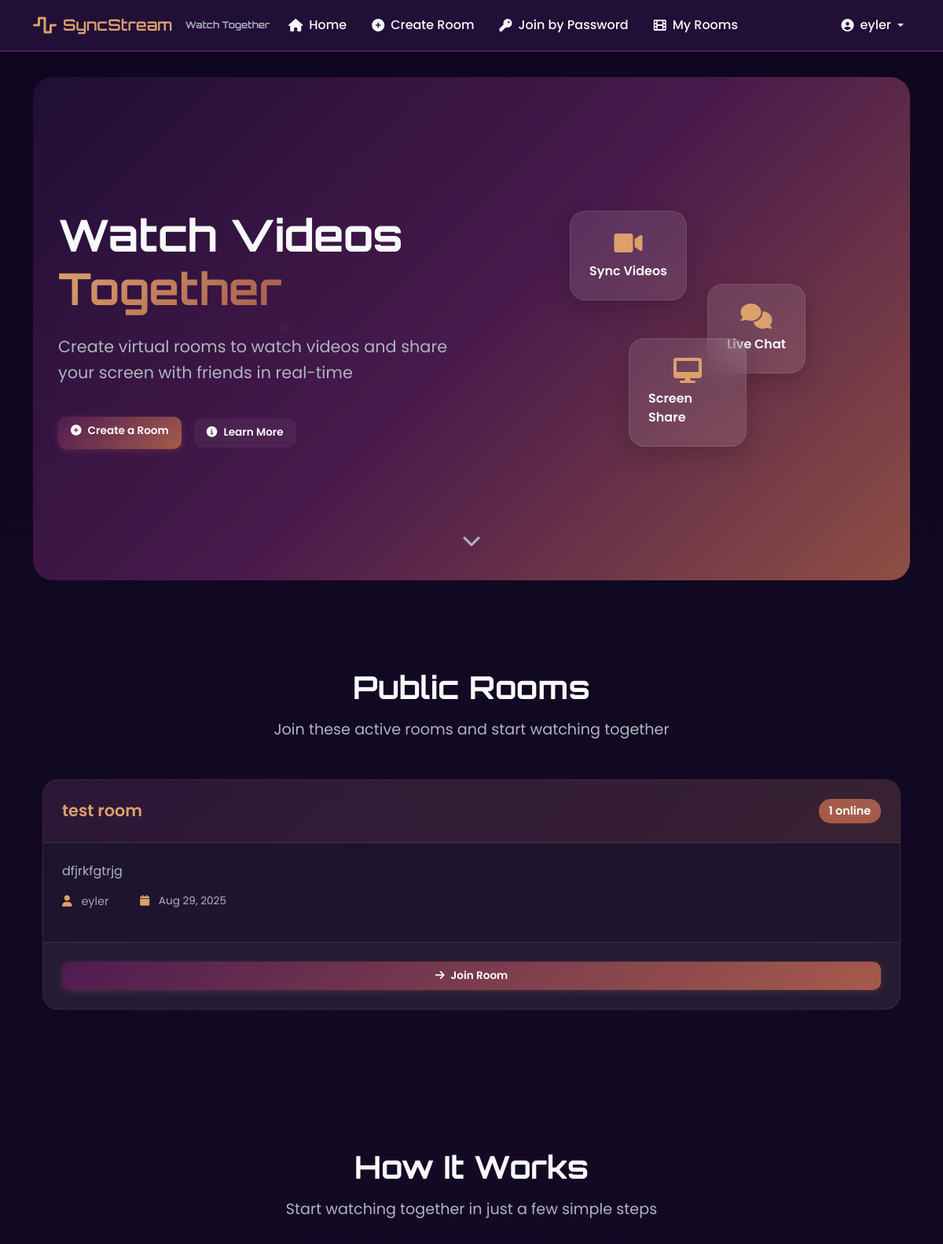
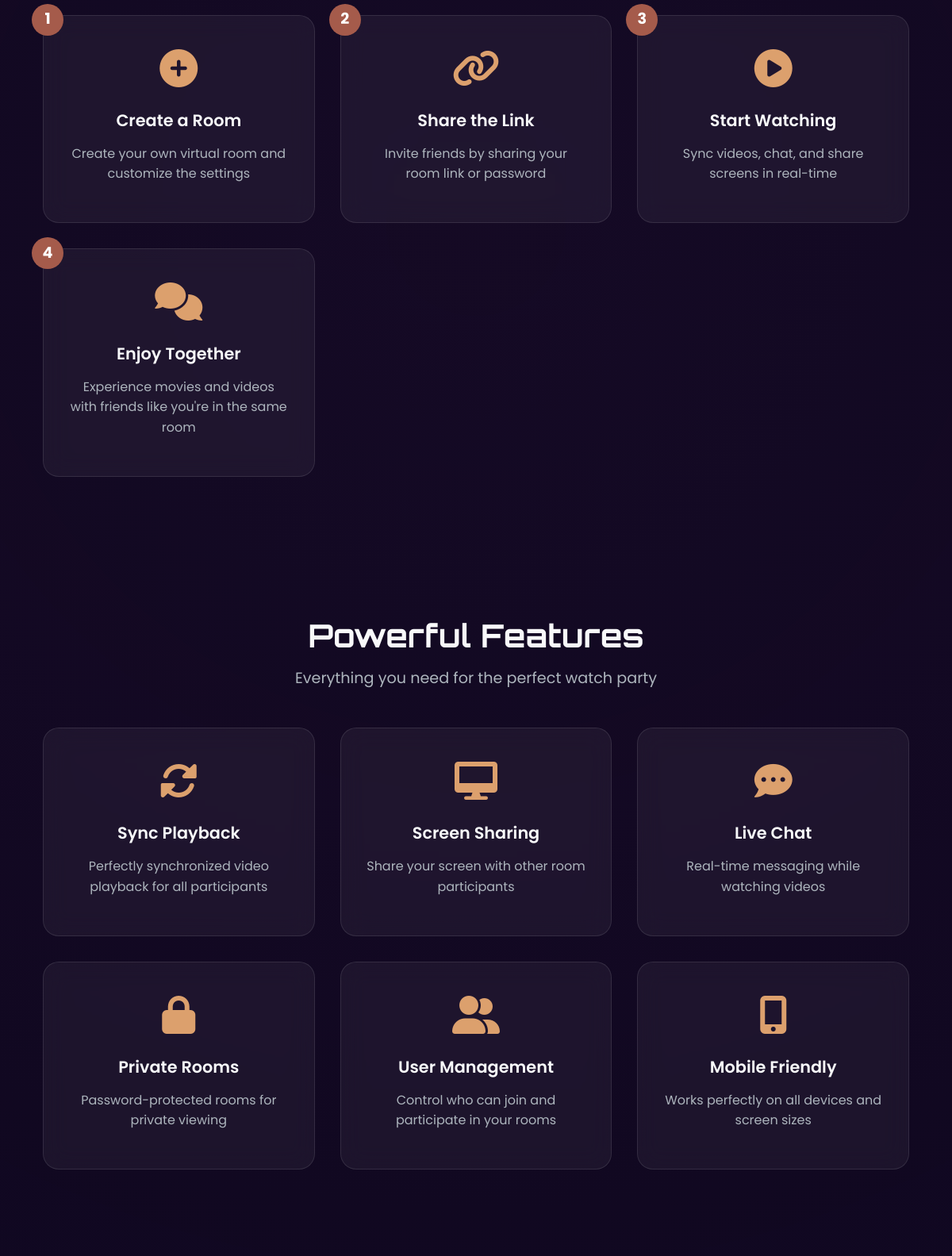
Screenshot of / (signed in, upper part) with the database file from the repository (2 pictures, top to bottom).
### users/models.py (models this page shows, shortened)
class CustomUser(AbstractUser):
    profile_picture = models.ImageField(upload_to='profile_pics/', blank=True, null=True)
    bio = models.TextField(max_length=500, blank=True)
    last_activity = models.DateTimeField(default=timezone.now)
    is_online = models.BooleanField(default=False)

### rooms/models.py (models this page shows, shortened)
class Room(models.Model):
    id = models.UUIDField(primary_key=True, default=uuid.uuid4, editable=False)
    name = models.CharField(max_length=100)
    description = models.TextField(blank=True)
    creator = models.ForeignKey(settings.AUTH_USER_MODEL, on_delete=models.CASCADE, related_name='created_rooms')
    created_at = models.DateTimeField(auto_now_add=True)
    is_private = models.BooleanField(default=False)
    password = models.CharField(max_length=128, blank=True, null=True)
    max_users = models.PositiveIntegerField(default=10)
    is_active = models.BooleanField(default=True)
    is_locked = models.BooleanField(default=False)
    allow_screen_share = models.BooleanField(default=True)
    allow_chat = models.BooleanField(default=True)
    current_video_url = models.URLField(blank=True, null=True)
    video_state = models.CharField(max_length=20, default='paused')
    video_timestamp = models.FloatField(default=0)
    last_video_update = models.DateTimeField(blank=True, null=True)
    deleted_at = models.DateTimeField(blank=True, null=True)

### rooms/views.py (the view)
# urls.py: path('', room_views.home, name='home'),
def home(request):
    rooms = Room.objects.filter(is_active=True, is_private=False)
    return render(request, 'rooms/home.html', {'rooms': rooms})

### templates/rooms/home.html (shortened to what this page needs)
{% extends 'base.html' %}
{% block content %}
<section class="hero-section">
    <div class="hero-content">
        <div class="hero-text">
            <h1 class="hero-title">Watch Videos <span class="gradient-text">Together</span></h1>
            <p class="hero-subtitle">Create virtual rooms to watch videos and share your screen with friends in real-time</p>
            <div class="hero-buttons">
                {% if user.is_authenticated %}
                    <a href="{% url 'rooms:create_room' %}" class="btn btn-primary hero-btn">
                        <i class="fas fa-plus-circle me-2"></i>Create a Room
                    </a>
                {% else %}
                    <a href="{% url 'signup' %}" class="btn btn-primary hero-btn">
                        <i class="fas fa-rocket me-2"></i>Get Started
                    </a>
                {% endif %}
                <a href="#how-it-works" class="btn btn-outline-secondary hero-btn">
                    <i class="fas fa-info-circle me-2"></i>Learn More
                </a>
            </div>
        </div>
        <div class="hero-visual">
            <div class="floating-cards">
                <div class="floating-card card-1">
                    <i class="fas fa-video"></i>
                    <span>Sync Videos</span>
                </div>
                <div class="floating-card card-2">
                    <i class="fas fa-comments"></i>
                    <span>Live Chat</span>
                </div>
                <div class="floating-card card-3">
                    <i class="fas fa-desktop"></i>
                    <span>Screen Share</span>
                </div>
            </div>
        </div>
    </div>
    <div class="hero-scroll">
        <i class="fas fa-chevron-down"></i>
    </div>
</section>
<section class="rooms-section">
    <div class="container">
        <div class="section-header">
            <h2 class="section-title">Public Rooms</h2>
            <p class="section-subtitle">Join these active rooms and start watching together</p>
        </div>
        {% if rooms %}
            <div class="rooms-grid">
                {% for room in rooms %}
                <div class="room-card">
                    <div class="room-card-header">
                        <h3 class="room-name">{{ room.name }}</h3>
                        <span class="room-badge">{{ room.participants.count }} online</span>
                    </div>
                    <div class="room-card-body">
                        <p class="room-description">{{ room.description|truncatewords:20 }}</p>
                        <div class="room-meta">
                            <div class="room-creator">
                                <i class="fas fa-user"></i>
                                {{ room.creator.username }}
                            </div>
                            <div class="room-date">
                                <i class="fas fa-calendar"></i>
                                {{ room.created_at|date:"M d, Y" }}
                            </div>
                        </div>
                    </div>
                    <div class="room-card-footer">
                        <a href="{% url 'rooms:room_detail' room.id %}" class="btn btn-primary room-join-btn">
                            <i class="fas fa-arrow-right me-2"></i>Join Room
                        </a>
                    </div>
                </div>
                {% endfor %}
            </div>
        {% endif %}
    </div>
</section>
<section id="how-it-works" class="how-it-works-section">
    <div class="container">
        <div class="section-header">
            <h2 class="section-title">How It Works</h2>
            <p class="section-subtitle">Start watching together in just a few simple steps</p>
        </div>
        <div class="steps-grid">
            <div class="step-item">
                <div class="step-number">1</div>
                <div class="step-icon">
                    <i class="fas fa-plus-circle"></i>
                </div>
                <h3 class="step-title">Create a Room</h3>
                <p class="step-description">Create your own virtual room and customize the settings</p>
            </div>
            <div class="step-item">
                <div class="step-number">2</div>
                <div class="step-icon">
                    <i class="fas fa-link"></i>
                </div>
                <h3 class="step-title">Share the Link</h3>
                <p class="step-description">Invite friends by sharing your room link or password</p>
            </div>
            <div class="step-item">
                <div class="step-number">3</div>
                <div class="step-icon">
                    <i class="fas fa-play-circle"></i>
                </div>
                <h3 class="step-title">Start Watching</h3>
                <p class="step-description">Sync videos, chat, and share screens in real-time</p>
            </div>
            <div class="step-item">
                <div class="step-number">4</div>
                <div class="step-icon">
                    <i class="fas fa-comments"></i>
                </div>
                <h3 class="step-title">Enjoy Together</h3>
                <p class="step-description">Experience movies and videos with friends like you're in the same room</p>
            </div>
        </div>
    </div>
</section>
<section class="features-section">
    <div class="container">
        <div class="section-header">
            <h2 class="section-title">Powerful Features</h2>
            <p class="section-subtitle">Everything you need for the perfect watch party</p>
        </div>
        <div class="features-grid">
            <div class="feature-item">
                <div class="feature-icon">
                    <i class="fas fa-sync-alt"></i>
                </div>
                <h3>Sync Playback</h3>
                <p>Perfectly synchronized video playback for all participants</p>
            </div>
            <div class="feature-item">
                <div class="feature-icon">
                    <i class="fas fa-desktop"></i>
                </div>
                <h3>Screen Sharing</h3>
                <p>Share your screen with other room participants</p>
            </div>
            <div class="feature-item">
                <div class="feature-icon">
                    <i class="fas fa-comment-dots"></i>
                </div>
                <h3>Live Chat</h3>
                <p>Real-time messaging while watching videos</p>
            </div>
            <div class="feature-item">
                <div class="feature-icon">
                    <i class="fas fa-lock"></i>
                </div>
                <h3>Private Rooms</h3>
                <p>Password-protected rooms for private viewing</p>
            </div>
            <div class="feature-item">
                <div class="feature-icon">
                    <i class="fas fa-user-friends"></i>
                </div>
                <h3>User Management</h3>
                <p>Control who can join and participate in your rooms</p>
            </div>
            <div class="feature-item">
                <div class="feature-icon">
                    <i class="fas fa-mobile-alt"></i>
                </div>
                <h3>Mobile Friendly</h3>
                <p>Works perfectly on all devices and screen sizes</p>
            </div>
        </div>
    </div>
</section>
{% endblock %}

### templates/base.html (shortened to what this page needs)
<!DOCTYPE html>
<html lang="en">
<head>
    <link href="https://cdn.jsdelivr.net/npm/bootstrap@5.3.3/dist/css/bootstrap.min.css" rel="stylesheet">
    <link href="https://cdnjs.cloudflare.com/ajax/libs/font-awesome/6.0.0/css/all.min.css" rel="stylesheet">
    {% load static %}
    <link href="{% static 'css/style.css' %}" rel="stylesheet">
</head>
<body class="dark-theme">
    <div class="animated-bg"></div>
    <nav class="navbar navbar-expand-lg navbar-custom">
        <div class="container">
            <a class="navbar-brand" href="{% url 'home' %}">
                <div class="brand-wrapper">
                    <i class="fas fa-wave-square brand-icon"></i>
                    <span class="brand-text">SyncStream</span>
                    <span class="brand-subtitle">Watch Together</span>
                </div>
            </a>
            <div class="collapse navbar-collapse" id="navbarNav">
                <ul class="navbar-nav me-auto">
                    <li class="nav-item">
                        <a class="nav-link" href="{% url 'home' %}">
                            <i class="fas fa-home me-1"></i>Home
                        </a>
                    </li>
                    {% if user.is_authenticated %}
                    <li class="nav-item">
                        <a class="nav-link" href="{% url 'rooms:create_room' %}">
                            <i class="fas fa-plus-circle me-1"></i>Create Room
                        </a>
                    </li>
                    <li class="nav-item">
                        <a class="nav-link" href="{% url 'rooms:join_by_password' %}">
                            <i class="fas fa-key me-1"></i>Join by Password
                        </a>
                    </li>
                    <li class="nav-item">
                        <a class="nav-link" href="{% url 'rooms:user_rooms' %}">
                            <i class="fas fa-film me-1"></i>My Rooms
                        </a>
                    </li>
                    {% endif %}
                </ul>
                <ul class="navbar-nav">
                    {% if user.is_authenticated %}
                    <li class="nav-item dropdown">
                        <a class="nav-link dropdown-toggle user-menu" href="#" id="navbarDropdown" role="button" data-bs-toggle="dropdown" aria-expanded="false">
                            <i class="fas fa-user-circle me-1"></i> {{ user.username }}
                        </a>
                    </li>
                    {% endif %}
                </ul>
            </div>
        </div>
    </nav>
    <main class="container main-container">
        {% block content %}
        {% endblock %}
    </main>
</body>
</html>

### rows the page displays
CustomUser: username "eyler"
Room: name "test room", participants.count "1", description "dfjrkfgtrjg", creator.username "eyler", created_at "Aug 29, 2025"
